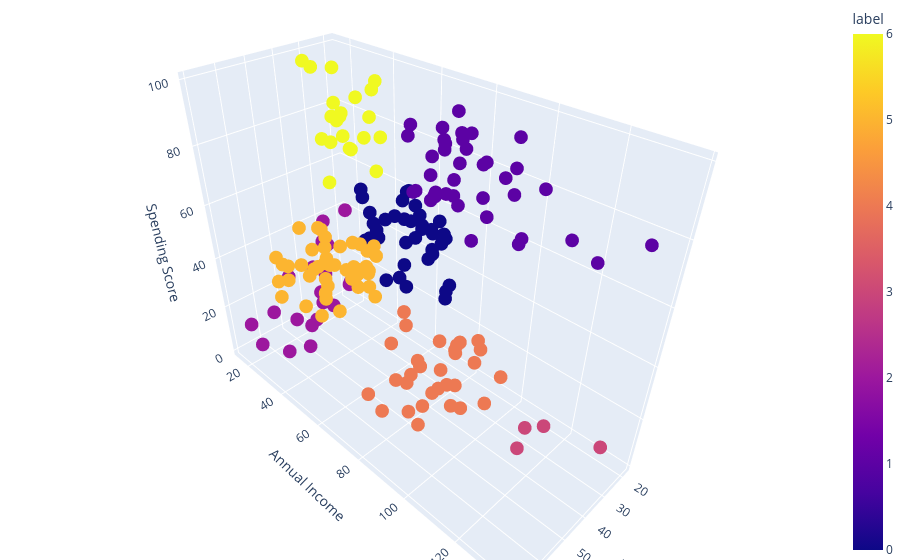

Source (notebook cell):
### Markdown cell above
# **Clustering**

### Code cell
fig = px.scatter_3d(data_frame=df,x='Age',y= 'Annual Income',z= 'Spending Score',color='label')
fig.update_layout(margin = dict(l=0,r=0,t=0,b=0))
fig.show()

### Figure 1 — Plotly figure (JSON) as saved in the notebook; plotly's stock layout.template omitted (floating-point values rounded to 4 significant figures; data arrays with more than 128 entries replaced by an {"elided": "..."} marker saying what was removed)
{"data": [{"hovertemplate": "Age=%{x}<br>Annual Income=%{y}<br>Spending Score=%{z}<br>label=%{marker.color}<extra></extra>", "legendgroup": "", "marker": {"color": {"elided": "200 int values"}, "coloraxis": "coloraxis", "symbol": "circle"}, "mode": "markers", "name": "", "scene": "scene", "showlegend": false, "type": "scatter3d", "x": {"elided": "200 int values"}, "y": {"elided": "200 int values"}, "z": {"elided": "200 int values"}}], "layout": {"coloraxis": {"colorbar": {"title": {"text": "label"}}, "colorscale": [[0, "#0d0887"], [0.1111, "#46039f"], [0.2222, "#7201a8"], [0.3333, "#9c179e"], [0.4444, "#bd3786"], [0.5556, "#d8576b"], [0.6667, "#ed7953"], [0.7778, "#fb9f3a"], [0.8889, "#fdca26"], [1, "#f0f921"]]}, "legend": {"tracegroupgap": 0}, "margin": {"b": 0, "l": 0, "r": 0, "t": 0}, "scene": {"domain": {"x": [0, 1], "y": [0, 1]}, "xaxis": {"title": {"text": "Age"}}, "yaxis": {"title": {"text": "Annual Income"}}, "zaxis": {"title": {"text": "Spending Score"}}}}}
